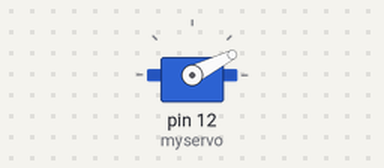
Simulated run of this sketch. Board: Arduino Uno, built with avr-gcc and run on an emulated ATmega328P. On the bench: servo.

Above: at 0.05 s.
At 1.25 s:
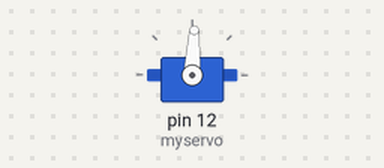
At 2.5 s:
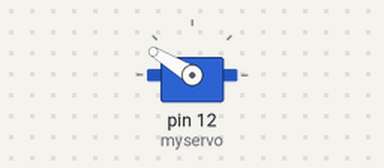
At 4.95 s:
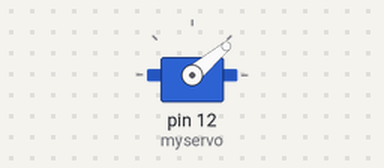
Timing chart, 0 to 6.8 s (numbered marks = the images above):
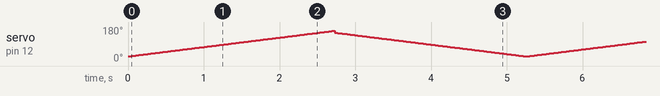

The sketch:

servo_rotate_user_input.ino
```cpp
#include <Servo.h>

Servo myservo;  // create servo object to control a servo
// twelve servo objects can be created on most boards

int pos = 0;    // variable to store the servo position

void setup() {
  myservo.attach(12);  // attaches the servo on pin 9 to the servo object
}

void loop() {
  for (pos = 25; pos <= 160; pos += 1) { // goes from 0 degrees to 180 degrees
    // in steps of 1 degree
    myservo.write(pos);              // tell servo to go to position in variable 'pos'
    delay(20);                       // waits 15ms for the servo to reach the position
  }
  for (pos = 150; pos >= 25; pos -= 1) { // goes from 180 degrees to 0 degrees
    myservo.write(pos);              // tell servo to go to position in variable 'pos'
    delay(20);                       // waits 15ms for the servo to reach the position
  }
}
```
